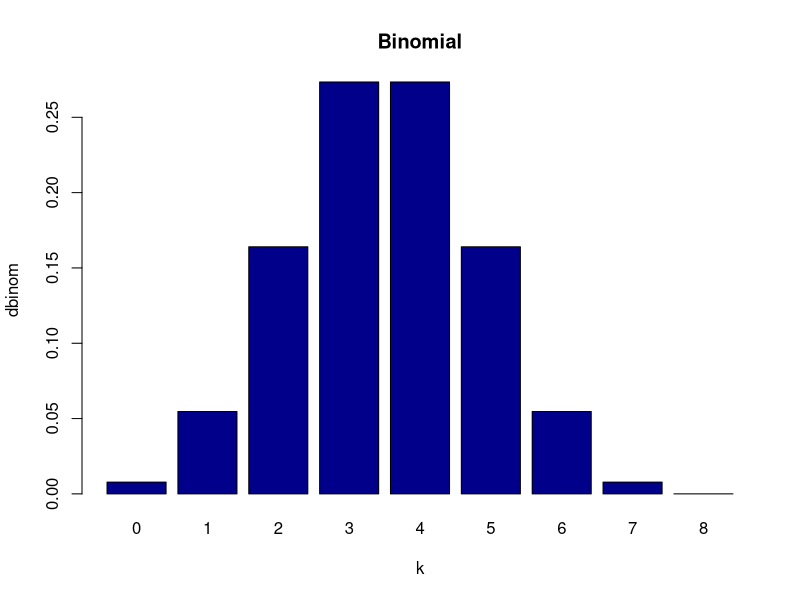
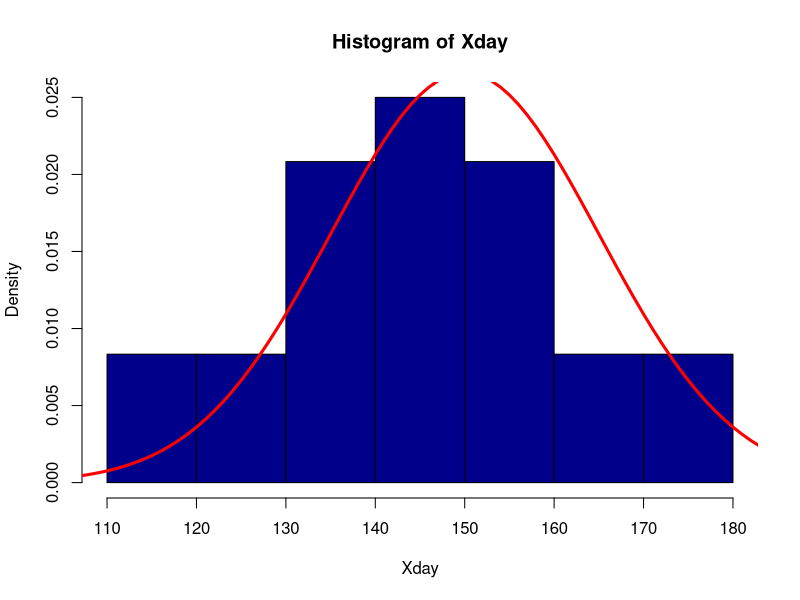

Recreate these plots in R, in order. (Note: this script raises an error after producing the figures.)
## ---- chunk 1

knitr::opts_chunk$set(echo = TRUE)

## ---- chunk 2
library(knitr)
Distribucion_Discreta <- c('Binomial','Binomial Negativa','Poisson','Geométrica','Hipergeométrica')
Distribucion_en_R <- c('binom','nbinom','pois','geom','hyper')
kable(cbind(Distribucion_Discreta,Distribucion_en_R))
## ---- chunk 3
############ Binomial 
#help(dbinom)
dbinom(6,7,0.5)
pbinom(6,7,0.5)

# Number of successes that will happen with this probability after 7 trials
qbinom(0.25,7,0.5)

dbinom(0:8,7,0.5)
barplot(dbinom(0:8,7,0.5),names.arg=0:8,xlab="k",ylab="dbinom",main="Binomial",col=c("darkblue"))
## ---- chunk 4
########### 20 samples (independent) of the num of successes in 7 trials with prob=0.5 of success 
sim <- t( table(rbinom(20,7,0.5)) )
prop.table(sim )
## ---- chunk 5
########### 100 samples (independent) of the num of successes in 7 trials with prob=0.5 of success 
sim <- t( table(rbinom(100,7,0.5)) )
prop.table(sim )
## ---- chunk 6
########### 1000 samples (independent) of the num of successes in 7 trials with prob=0.5 of success 
sim <- t( table(rbinom(1000,7,0.5)) )
prop.table(sim )

round( dbinom(0:7,7,0.5), digits=3 )
## ---- chunk 7
library(knitr)
Distribucion_Continua<-c('Normal ','Exponencial ','Uniforme ','Logística ','Lognormal ','Gamma ','T-Student ','Chi-Cuadrado ','Beta')
Argumentos<-c('µ = mean σ = sd x','λ = rate ','(a, b) ','t = location s = scale ','µ = meanlog  σ = sdlog ','p = shape α = scale ','n = df t','n = df ','p = shape1 q = shape2 ')
Distribucion_enR<-c('norm','exp','unif','logis','lnorm','gamma','t','chisq','beta')
kable(cbind(Distribucion_Continua,Distribucion_enR,Argumentos))
## ---- chunk 8
############ Normal
#help(dbinom)
dnorm(120, 150, 15)
pnorm(120, 150, 15)
qnorm(0.9, 150, 15)
## ---- chunk 9
# Batch of 24 samples with mean=150, stdev=15
Xday <- rnorm(24, 150, 15)
# Get frequency
hist(Xday ,freq=FALSE, col="darkblue")
curve( dnorm(x,150,15), xlim=c(100,200), col="red",lwd=3,add=TRUE)
## ---- chunk 10
# Now let's do more samples (one per Business Day) of those batches (24 simulations, one per hour)
meanFunction <- function(nSampleSize){ return (mean(rnorm(nSampleSize,150,15))) }
sampleMeanAllDays <- replicate(252, meanFunction(24))
mean(sampleMeanAllDays)
## ---- chunk 11
Xday 
otherXday <- sample(Xday, 24, replace=TRUE)
otherXday
## ---- chunk 12
knitr::include_graphics("images/webCrawling1.jpg")
## ---- chunk 13
knitr::include_graphics("images/webCrawling2.jpg")
## ---- chunk 14
knitr::include_graphics("images/webCrawling3.jpg")
## ---- chunk 15
table <- read.csv(file="files/sampleStock.csv", header=TRUE, sep=",")
table
